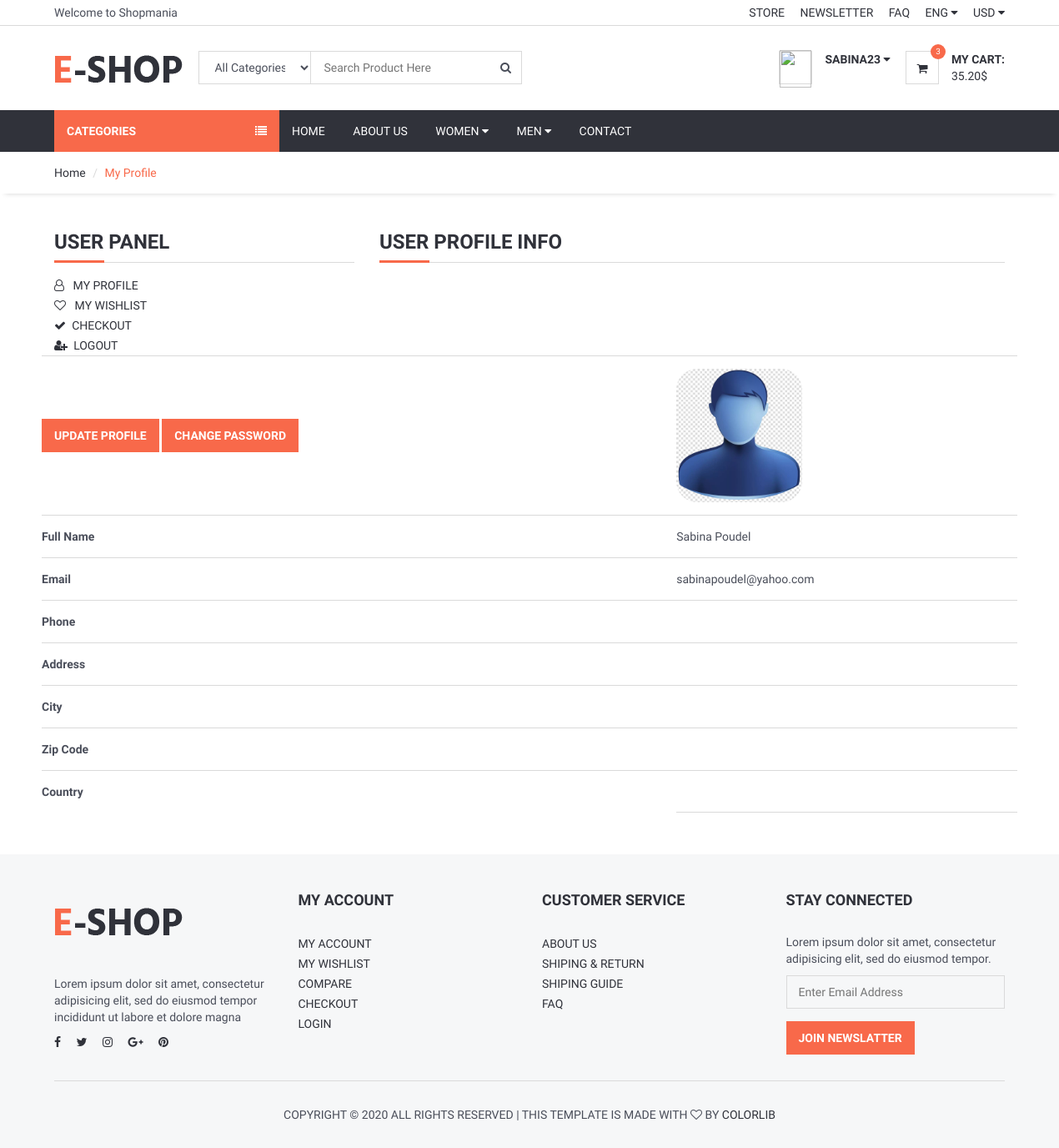
/user/ (signed in), run on an earlier commit of the app's database.
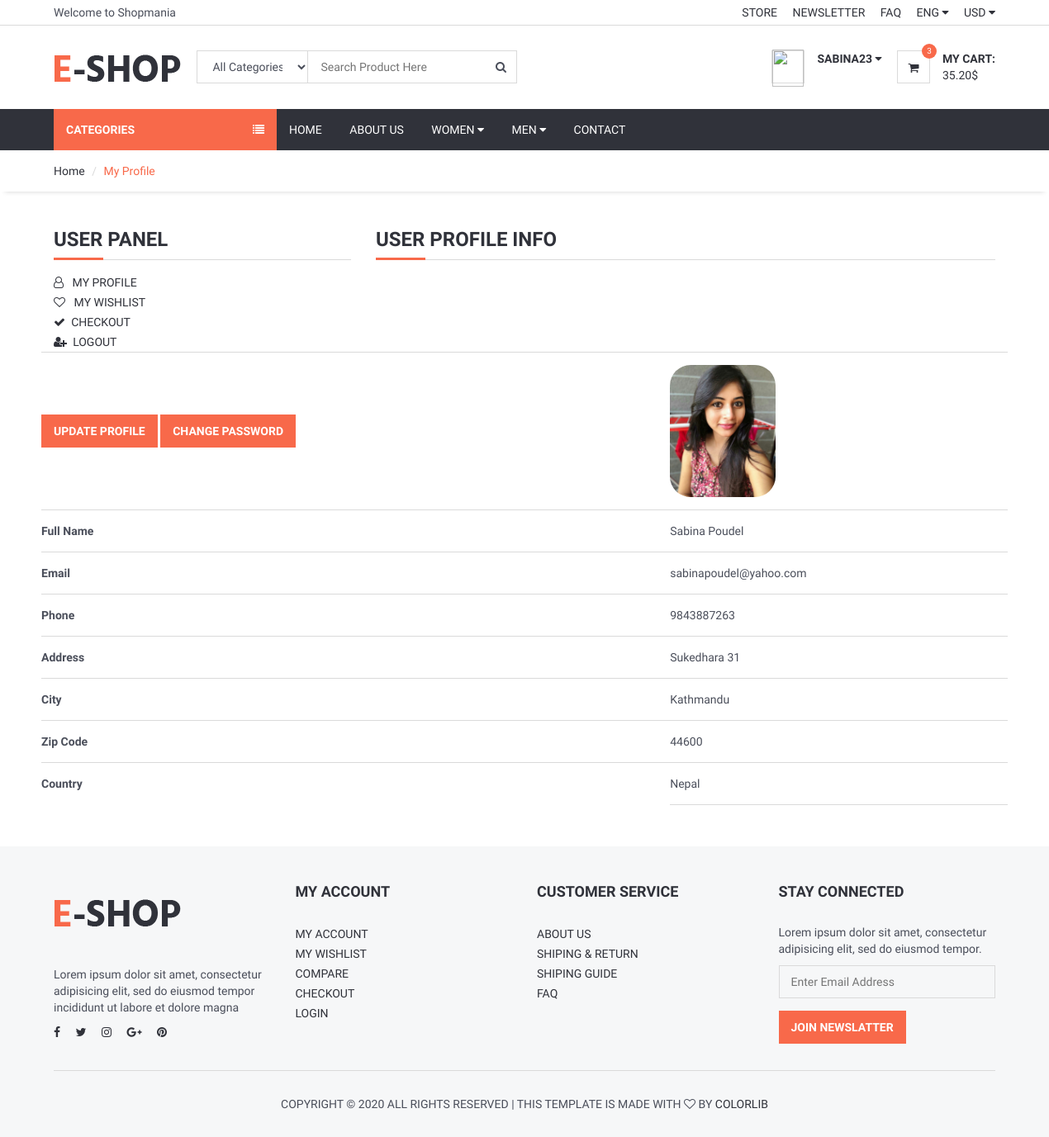
And on a later commit of the database.
### djuser/models.py (models this page shows, shortened)
class UserProfileInfo(models.Model):
    user = models.OneToOneField(User,on_delete=models.CASCADE)
    phone_no = models.CharField(blank=True,max_length=50)
    address = models.CharField(max_length=200, blank=True)
    city = models.CharField(max_length=100,blank=True)
    zip_code = models.CharField(max_length=50,blank=True)
    country = models.CharField(max_length=100,blank=True)
    image = models.ImageField(upload_to='images/users/',blank=True)
    def image_tag(self):
        if self.image.url is not None:
            return mark_safe(f'<img src="{self.image.url}" height="60"/>')
        else:
            return ""
    image_tag.short_description = 'Profile Image'

### djuser/views.py (the view)
# urls.py: path('',index, name='index'),
@login_required(login_url='/user/login') # checks for login
def index(request):
    category = Category.objects.all()
    current_user = request.user # access user session information
    profile = UserProfileInfo.objects.get(user_id=current_user.id)
    context_var = {'category':category, 'profile':profile}
    return render(request,'user_account_info.html',context_var)

### djuser/templates/user_account_info.html (shortened to what this page needs)
{% extends 'base.html' %}
{% load static %}
{% block content %}
 <div id="breadcrumb">
    <div class="container">
        <ul class="breadcrumb">
            <li><a href="/">Home</a></li>
            <li class="active">My Profile</li>
        </ul>
    </div>
</div>
<div class="section">
    <div class="container">
        <div class="row">
            <div class="col-md-4">
                {% include "user_panel.html" %}
            </div>
            <div class="col-md-8">
                    <div class="section-title">
                        <h3 class="title">User Profile Info</h3>
                    </div>
                </div>
                 <table class="shopping-cart-table table">
                    <tr>
                        <th class="text-left">
                            <a href="/user/update_profile" class="primary-btn">Update Profile</a>
                            <a href="/user/change_password" class="primary-btn">Change Password</a>
                        </th>
                        <td><img src="{{ profile.image.url }}" style="border-radius: 25px; height: 160px "></td>
                    </tr>
                    <tr>
                        <th class="text-left">Full Name</th>
                        <td class="text-left">{{ user.first_name}} {{ user.last_name}} </td>
                    </tr>
                    <tr>
                        <th class="text-left">Email</th>
                        <td class="text-left">{{ user.email}}</td>
                    </tr>
                    <tr>
                        <th class="text-left">Phone</th>
                        <td class="text-left">{{ profile.phone_no}}</td>
                    </tr>
                    <tr>
                        <th class="text-left">Address</th>
                        <td class="text-left">{{ profile.address}}</td>
                    </tr>
                    <tr>
                        <th class="text-left">City</th>
                        <td class="text-left">{{ profile.city}}</td>
                    </tr>
                    <tr>
                        <th class="text-left">Zip Code</th>
                        <td class="text-left">{{ profile.zip_code}}</td>
                    </tr>
                    <tr>
                        <th class="text-left">Country</th>
                        <td class="text-left">{{ profile.country}}</td>
                    </tr>
                </table>
            </div>
        </div>
    </div>
{% endblock %}

### djapp/templates/base.html (shortened to what this page needs)
<!DOCTYPE html>
{% load static %}
<html lang="en">
<head>
    <link type="text/css" rel="stylesheet" href="{% static 'css/bootstrap.min.css' %}" />
    <link type="text/css" rel="stylesheet" href="{% static 'css/slick.css' %}" />
    <link type="text/css" rel="stylesheet" href="{% static 'css/slick-theme.css' %}" />
    <link type="text/css" rel="stylesheet" href="{% static 'css/nouislider.min.css' %}" />
    <link rel="stylesheet" href="{% static 'css/font-awesome.min.css' %}">
    <link type="text/css" rel="stylesheet" href="{% static 'css/style.css' %}" />
    <link rel="stylesheet" href="https://ajax.googleapis.com/ajax/libs/jqueryui/1.11.4/themes/smoothness/jquery-ui.css">
</head>
<body>
    <header>
        <div id="top-header">
            <div class="container">
                <div class="pull-left">
                    <span>Welcome to Shopmania</span>
                </div>
                <div class="pull-right">
                    <ul class="header-top-links">
                        <li><a href="#">Store</a></li>
                        <li><a href="#">Newsletter</a></li>
                        <li><a href="#">FAQ</a></li>
                        <li class="dropdown default-dropdown">
                            <a class="dropdown-toggle" data-toggle="dropdown" aria-expanded="true">ENG <i
                                    class="fa fa-caret-down"></i></a>
                        </li>
                        <li class="dropdown default-dropdown">
                            <a class="dropdown-toggle" data-toggle="dropdown" aria-expanded="true">USD <i
                                    class="fa fa-caret-down"></i></a>
                        </li>
                    </ul>
                </div>
            </div>
        </div>
        <div id="header">
            <div class="container">
                <div class="pull-left">
                    <div class="header-logo">
                        <a class="logo" href="/">
                            <img src="{% static './img/logo.png' %}" alt="Error loading image">
                        </a>
                    </div>
                    <div class="header-search">
                        <form action="/search" method="GET">
                            <input id="query" name="query" class="input search-input" type="search"
                                placeholder="Search Product Here">
                            <select name="cat_id" class="input search-categories">
                                <option value="0">All Categories</option>
                                {% load mptt_tags %}
                            </select>
                            <button class="search-btn"><i class="fa fa-search"></i></button>
                        </form>
                    </div>
                </div>
                <div class="pull-right">
                    <ul class="header-btns">
                        <li class="header-account dropdown default-dropdown">
                            {% if user.id is not None %}
                            <div class="dropdown-toggle" role="button" data-toggle="dropdown" aria-expanded="true">
                                <div class="header-btns-icon">
                                <img src="{{request.session.user_image}}" alt="" style="height: 45px; margin-top:-2px; width:38px">
                                </div>
                                <strong class="text-uppercase">{{user.username }} <i class="fa fa-caret-down"></i></strong>
                            </div>
                            {% else %}
                            <a href="/user/login" class="text-uppercase">Login</a> / <a href="/user/signup" class="text-uppercase">Sign Up</a>
                            {% endif %}
                        </li>
                        <li class="header-cart dropdown default-dropdown">
                            <a class="dropdown-toggle" data-toggle="dropdown" aria-expanded="true">
                                <div class="header-btns-icon">
                                    <i class="fa fa-shopping-cart"></i>
                                    <span class="qty">3</span>
                                </div>
                                <strong class="text-uppercase">My Cart:</strong>
                                <br>
                                <span>35.20$</span>
                            </a>
                        </li>
                    </ul>
                </div>
            </div>
        </div>
    </header>
    <div id="navigation">
        <div class="container">
            <div id="responsive-nav">
                {% if page %}
                <div class="category-nav">
                    {% else %}
                    <div class="category-nav show-on-click">
                        {% endif %}
                        <span class="category-header">Categories<i class="fa fa-list"></i></span>
                        {% load mptt_tags %}
                    </div>
                    <div class="menu-nav">
                        <ul class="menu-list">
                            <li><a href="/">Home</a></li>
                            <li><a href="/aboutus">About Us </a> </li>
                            <li class="dropdown mega-dropdown"><a class="dropdown-toggle" data-toggle="dropdown"
                                    aria-expanded="true">Women <i class="fa fa-caret-down"></i></a>
                            </li>
                            <li class="dropdown mega-dropdown full-width"><a class="dropdown-toggle"
                                    data-toggle="dropdown" aria-expanded="true">Men <i class="fa fa-caret-down"></i></a>
                            </li>
                            <li><a href="/contact">Contact</a></li>
                        </ul>
                    </div>
                </div>
            </div>
        </div>
        {% block content %}
        {% endblock %}
        <footer id="footer" class="section section-grey">
            <div class="container">
                <div class="row">
                    <div class="col-md-3 col-sm-6 col-xs-6">
                        <div class="footer">
                            <div class="footer-logo">
                                <a class="logo" href="#">
                                    <img src="{% static './img/logo.png' %}" alt="">
                                </a>
                            </div>
                            <p>Lorem ipsum dolor sit amet, consectetur adipisicing elit, sed do eiusmod tempor
                                incididunt ut
                                labore et dolore magna</p>
                            <ul class="footer-social">
                                <li><a href="#"><i class="fa fa-facebook"></i></a></li>
                                <li><a href="#"><i class="fa fa-twitter"></i></a></li>
                                <li><a href="#"><i class="fa fa-instagram"></i></a></li>
                                <li><a href="#"><i class="fa fa-google-plus"></i></a></li>
                                <li><a href="#"><i class="fa fa-pinterest"></i></a></li>
                            </ul>
                        </div>
                    </div>
                    <div class="col-md-3 col-sm-6 col-xs-6">
                        <div class="footer">
                            <h3 class="footer-header">My Account</h3>
                            <ul class="list-links">
                                <li><a href="#">My Account</a></li>
                                <li><a href="#">My Wishlist</a></li>
                                <li><a href="#">Compare</a></li>
                                <li><a href="#">Checkout</a></li>
                                <li><a href="#">Login</a></li>
                            </ul>
                        </div>
                    </div>
                    <div class="col-md-3 col-sm-6 col-xs-6">
                        <div class="footer">
                            <h3 class="footer-header">Customer Service</h3>
                            <ul class="list-links">
                                <li><a href="#">About Us</a></li>
                                <li><a href="#">Shiping & Return</a></li>
                                <li><a href="#">Shiping Guide</a></li>
                                <li><a href="#">FAQ</a></li>
                            </ul>
                        </div>
                    </div>
                    <div class="col-md-3 col-sm-6 col-xs-6">
                        <div class="footer">
                            <h3 class="footer-header">Stay Connected</h3>
                            <p>Lorem ipsum dolor sit amet, consectetur adipisicing elit, sed do eiusmod tempor.</p>
                            <form>
                                <div class="form-group">
                                    <input class="input" placeholder="Enter Email Address">
                                </div>
                                <button class="primary-btn">Join Newslatter</button>
                            </form>
                        </div>
                    </div>
                </div>
                <hr>
                <div class="row">
                    <div class="col-md-8 col-md-offset-2 text-center">
                        <div class="footer-copyright">
                            Copyright &copy;
                            <script>document.write( new Date().getFullYear() );</script> All rights reserved | This
                            template
                            is made with <i class="fa fa-heart-o" aria-hidden="true"></i> by <a
                                href="https://colorlib.com" target="_blank">Colorlib</a>
                        </div>
                    </div>
                </div>
            </div>
        </footer>
</body>
</html>

### djuser/templates/user_panel.html
<div class="section-title">
    <h3 class="title">User Panel</h3>
</div>
<div class="aside">
    <ul class="list-links">
        <li><a href="/user"><i class="fa fa-user-o"> </i> &ensp;My Profile</a></li>
        <li><a href="/user/wishlist" ><i class="fa fa-heart-o"> </i>&ensp; My Wishlist</a></li>
        <li><a href="/product/checkout"><i class="fa fa-check"> </i>&ensp;Checkout</a></li>
        <li><a href="/user/logout"><i class="fa fa-user-plus"></i>&ensp;Logout</a></li>
    </ul>
</div>

What changed in the data, as far as the page shows it:
changed UserProfileInfo: image: picture added in place of a placeholder; phone_no (not shown) → "9843887263"; address (not shown) → "Sukedhara 31"; city (not shown) → "Kathmandu"; zip_code (not shown) → "44600"; country (not shown) → "Nepal"
